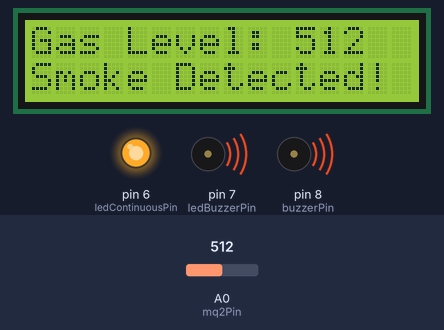
This sketch was run on a simulated Arduino Uno, built with avr-gcc and run on an emulated ATmega328P. Parts: 16×2 character LCD, output pins drawn as LEDs (lit = HIGH), buzzer (waves = sounding, pin HIGH). The test bench sets the inputs (shaded band); at power-on: A0 (mq2Pin) = 512. What the sketch prints to the serial monitor is not drawn.

Above: at 1.2 s.
1.3 s: A0 (mq2Pin) set to 315
At 2.9 s:
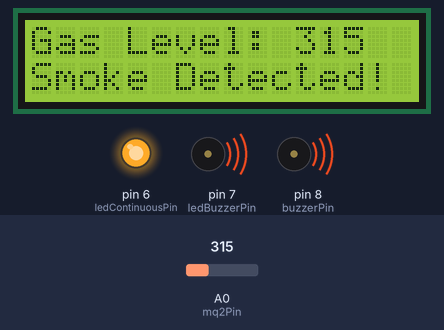
3.2 s: A0 (mq2Pin) set to 287
At 3.8 s:
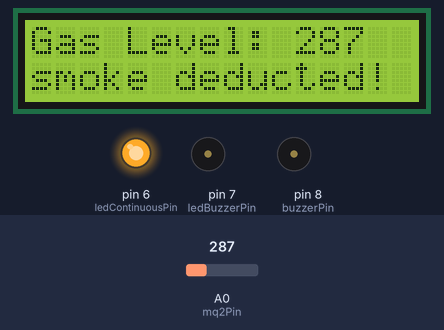
4.7 s: A0 (mq2Pin) set to 306
At 5.9 s:
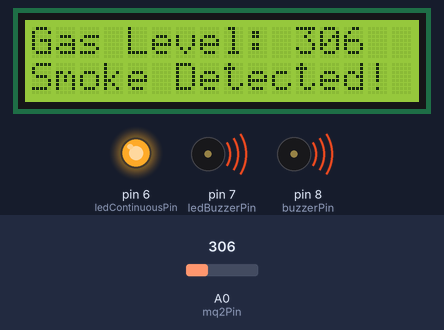
Timing chart, 0 to 7.7 s (numbered marks = the images above; inputs shaded):
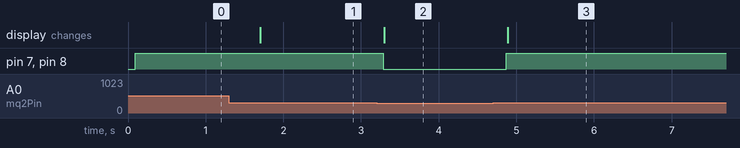

The sketch:

smoke_detector.ino
```cpp
#include <Wire.h>
#include <LiquidCrystal_I2C.h>

// Define the I2C address for the LCD
LiquidCrystal_I2C lcd(0x27, 16, 2); // Change 0x27 to the address found by the I2C scanner if different

// Define pin connections
const int mq2Pin = A0;             // Analog pin for MQ-2
const int buzzerPin = 8;           // Digital pin for Buzzer
const int ledContinuousPin = 6;    // Digital pin for continuously glowing LED
const int ledBuzzerPin = 7;        // Digital pin for LED that turns on with buzzer
int gasThreshold = 300;            // Gas level threshold, adjust as needed

void setup() {
  // Initialize serial communication for debugging
  Serial.begin(9600);

  // Initialize pins
  pinMode(mq2Pin, INPUT);
  pinMode(buzzerPin, OUTPUT);
  pinMode(ledContinuousPin, OUTPUT);
  pinMode(ledBuzzerPin, OUTPUT);

  // Turn on the continuous LED
  digitalWrite(ledContinuousPin, HIGH);

  // Initialize the LCD
  lcd.begin(16, 2); // Initialize the LCD with 16 columns and 2 rows
  lcd.backlight();  // Turn on the LCD backlight

  // Print a message to the LCD
  lcd.print("Initializing...");
}

void loop() {
  // Read the analog value from the MQ-2 sensor
  int gasLevel = analogRead(mq2Pin);

  // Print the gas level to the Serial Monitor
  Serial.print("Gas Level: ");
  Serial.println(gasLevel);

  // Set the cursor to column 0, line 0
  lcd.setCursor(0, 0);
  // Print the gas level to the LCD
  lcd.print("Gas Level: ");
  lcd.print(gasLevel);
  lcd.print("   "); // Clear any remaining characters

  // Check if gas level exceeds the threshold
  if (gasLevel > gasThreshold) {
    // Turn on the buzzer and the second LED
    digitalWrite(buzzerPin, HIGH);
    digitalWrite(ledBuzzerPin, HIGH);
    Serial.println("Gas leak detected! Buzzer and LED activated.");

    // Set the cursor to column 0, line 1
    lcd.setCursor(0, 1);
    // Print message to the LCD
    lcd.print("Smoke Detected!");
  } else {
    // Turn off the buzzer and the second LED
    digitalWrite(buzzerPin, LOW);
    digitalWrite(ledBuzzerPin, LOW);
    Serial.println("Gas level normal. Buzzer and LED deactivated.");

    // Clear the second line of the LCD
    lcd.setCursor(0, 1);
    lcd.print("smoke deduct"); // Clear the line (Note: Printed exactly as written in report)
  }

  // Small delay before next reading
  delay(500);
}
```

Measured:
- the behaviour switches between 301 and 300 on A0 (mq2Pin) (found by bisection; images 1 and 2)
- after the input at 1.3 s, the display: changes after 0.41 s (image 1)
- after the input at 3.2 s, pin 7 (ledBuzzerPin), pin 8 (buzzerPin): HIGH → LOW after 0.09 s; the display: changes after 0.10 s (image 2)
- after the input at 4.7 s, pin 7 (ledBuzzerPin), pin 8 (buzzerPin): LOW → HIGH after 0.17 s; the display: changes after 0.19 s (image 3)
